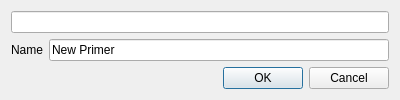
<?xml version="1.0" encoding="UTF-8"?>
<ui version="4.0">
 <class>EditPrimerDialog</class>
 <widget class="QDialog" name="EditPrimerDialog">
  <property name="geometry">
   <rect>
    <x>0</x>
    <y>0</y>
    <width>400</width>
    <height>97</height>
   </rect>
  </property>
  <property name="windowTitle">
   <string>Create New Primer</string>
  </property>
  <layout class="QVBoxLayout" name="verticalLayout">
   <item>
    <widget class="U2::PrimerLineEdit" name="primerEdit">
     <property name="maxLength">
      <number>1024</number>
     </property>
    </widget>
   </item>
   <item>
    <layout class="QGridLayout" name="gridLayout">
     <item row="0" column="0">
      <widget class="QLabel" name="label">
       <property name="text">
        <string>Name</string>
       </property>
      </widget>
     </item>
     <item row="0" column="1">
      <widget class="QLineEdit" name="nameEdit">
       <property name="text">
        <string>New Primer</string>
       </property>
       <property name="maxLength">
        <number>1024</number>
       </property>
      </widget>
     </item>
    </layout>
   </item>
   <item>
    <widget class="QDialogButtonBox" name="buttonBox">
     <property name="orientation">
      <enum>Qt::Horizontal</enum>
     </property>
     <property name="standardButtons">
      <set>QDialogButtonBox::Cancel|QDialogButtonBox::Ok</set>
     </property>
    </widget>
   </item>
  </layout>
 </widget>
 <customwidgets>
  <customwidget>
   <class>U2::PrimerLineEdit</class>
   <extends>QLineEdit</extends>
   <header>PrimerLineEdit.h</header>
  </customwidget>
 </customwidgets>
 <resources/>
 <connections>
  <connection>
   <sender>buttonBox</sender>
   <signal>accepted()</signal>
   <receiver>EditPrimerDialog</receiver>
   <slot>accept()</slot>
   <hints>
    <hint type="sourcelabel">
     <x>248</x>
     <y>254</y>
    </hint>
    <hint type="destinationlabel">
     <x>157</x>
     <y>274</y>
    </hint>
   </hints>
  </connection>
  <connection>
   <sender>buttonBox</sender>
   <signal>rejected()</signal>
   <receiver>EditPrimerDialog</receiver>
   <slot>reject()</slot>
   <hints>
    <hint type="sourcelabel">
     <x>316</x>
     <y>260</y>
    </hint>
    <hint type="destinationlabel">
     <x>286</x>
     <y>274</y>
    </hint>
   </hints>
  </connection>
 </connections>
</ui>
